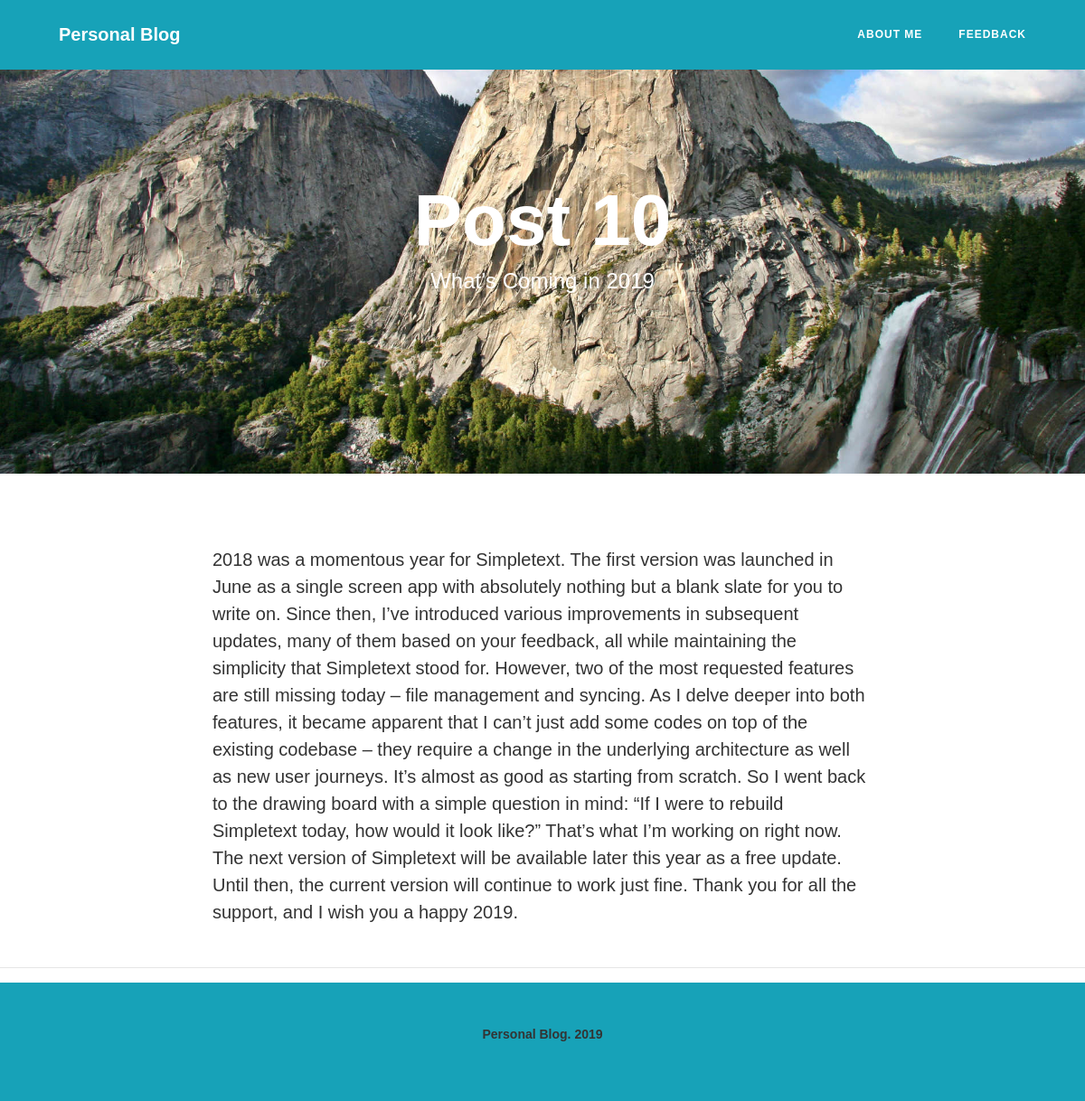
/post/10, run on the app's committed database.
### tables this page shows
CREATE TABLE `posts` (
  `id` int(11) NOT NULL,
  `name` text NOT NULL,
  `description` text NOT NULL,
  `text` text NOT NULL
);

### app/controllers/Main.php (called while the page is built, shortened)
<?php
class Main extends Controller
{
	public function postAction()
    {
		$adminModel = new Admin;
		$vars = [
			'data' => $adminModel->postData($this->route['id'])[0],
		];
		$this->view->render('Пост', $vars);
	}
}

### index.php (called while the page is built, shortened)
<?php
spl_autoload_register(function($class) {
    $path = str_replace('\\', '/', $class.'.php');
});
$router = new Router;
$router->run();

### app/lib/Query.php (called while the page is built, shortened)
<?php
class Query
{
	protected $db;
	public function __construct()
    {
		$this->db = DataBaseConnect::getConnect();
	}
	public function query($sql, $params = [])
    {
		$stmt = $this->db->prepare($sql);
		if (!empty($params)) {
			foreach ($params as $key => $val)
			{
				if (is_int($val)) {
					$type = PDO::PARAM_INT;
				} else {
					$type = PDO::PARAM_STR;
				}
				$stmt->bindValue(':'.$key, $val, $type);
			}
		}
		$stmt->execute();
		return $stmt;
	}
	public function row($sql, $params = [])
    {
		$result = $this->query($sql, $params);
		return $result->fetchAll(PDO::FETCH_ASSOC);
	}
}

### app/lib/DataBaseConnect.php (called while the page is built, shortened)
<?php
final class DataBaseConnect
{
    private static $config;
    private static $connect;
    public static function getConnect()
    {
        if (self::$connect === null) {
            self::$config = require 'app/config/db.php';
            self::$connect = new PDO('mysql:host='. self::$config['host'].';dbname='.self::$config['dbname'].'', self::$config['user'], self::$config['password']);
        }
        return self::$connect;
    }
}

### app/models/Admin.php (called while the page is built, shortened)
<?php
class Admin extends Model
{
	public function postData($id)
    {
		$params = [
			'id' => $id,
		];
		return $this->db->row('SELECT * FROM posts WHERE id = :id', $params);
	}
}

### app/core/Controller.php (called while the page is built, shortened)
<?php
abstract class Controller
{
	public function __construct($route)
    {
		$this->route = $route;
	}
}

### app/core/Model.php (called while the page is built, shortened)
<?php
abstract class Model
{
	public function __construct()
    {
		$this->db = new Query;
	}
}

### app/views/main/post.php (the view)
<header class="masthead" style="background-image: url('/blog/materials/<?php echo $data['id']; ?>.jpg')">
    <div class="container">
        <div class="row">
            <div class="col-lg-8 col-md-10 mx-auto">
                <div class="page-heading">
                    <h1><?php echo htmlspecialchars($data['name'], ENT_QUOTES); ?></h1>
                    <span class="subheading"><?php echo htmlspecialchars($data['description'], ENT_QUOTES); ?></span>
                </div>
            </div>
        </div>
    </div>
</header>
<div class="container">
    <div class="row">
        <div class="col-lg-8 col-md-10 mx-auto">
            <p><?php echo htmlspecialchars($data['text'], ENT_QUOTES); ?></p>
        </div>
    </div>
</div>

### styles/main.css (style rules this page uses)
body { font-size:20px;color:#333;font-family:Arial,serif }
p { line-height:1.5;margin:30px 0 }
h1,h2,h3,h4,h5,h6 { font-weight:800;font-family:Arial,sans-serif }
body { -webkit-tap-highlight-color:#0085a1 }
header.masthead { margin-bottom:50px;background:no-repeat center center;background-color:#777;background-attachment:scroll;-webkit-background-size:cover;-moz-background-size:cover;-o-background-size:cover;background-size:cover }
header.masthead .page-heading,header.masthead .post-heading,header.masthead .site-heading { padding:200px 0 150px;color:#fff }
@media only screen and (min-width:768px) { header.masthead .page-heading,header.masthead .post-heading,header.masthead .site-heading { padding:200px 0 } }
header.masthead .page-heading,header.masthead .site-heading { text-align:center }
header.masthead .page-heading h1,header.masthead .site-heading h1 { font-size:50px;margin-top:0 }
header.masthead .page-heading .subheading,header.masthead .site-heading .subheading { font-size:24px;font-weight:300;line-height:1.1;display:block;margin:10px 0 0;font-family:Arial,sans-serif }
@media only screen and (min-width:768px) { header.masthead .page-heading h1,header.masthead .site-heading h1 { font-size:80px } }

### data on the page
posts: name "Post 10", description "What’s Coming in 2019", text "2018 was a momentous year for Simpletext. The first version was launched in June as a single screen app with absolutely nothing but a blank slate for you to write on. Since then, I’ve introduced various improvements in subsequent updates, many of them based on your feedback, all while maintaining the simplicity that Simpletext stood for. However, two of the most requested features are still missing today – file management and syncing. As I delve deeper into both features, it became apparent that I can’t just add some codes on top of the existing codebase – they require a change in the underlying architecture as well as new user journeys. It’s almost as good as starting from scratch. So I…"
